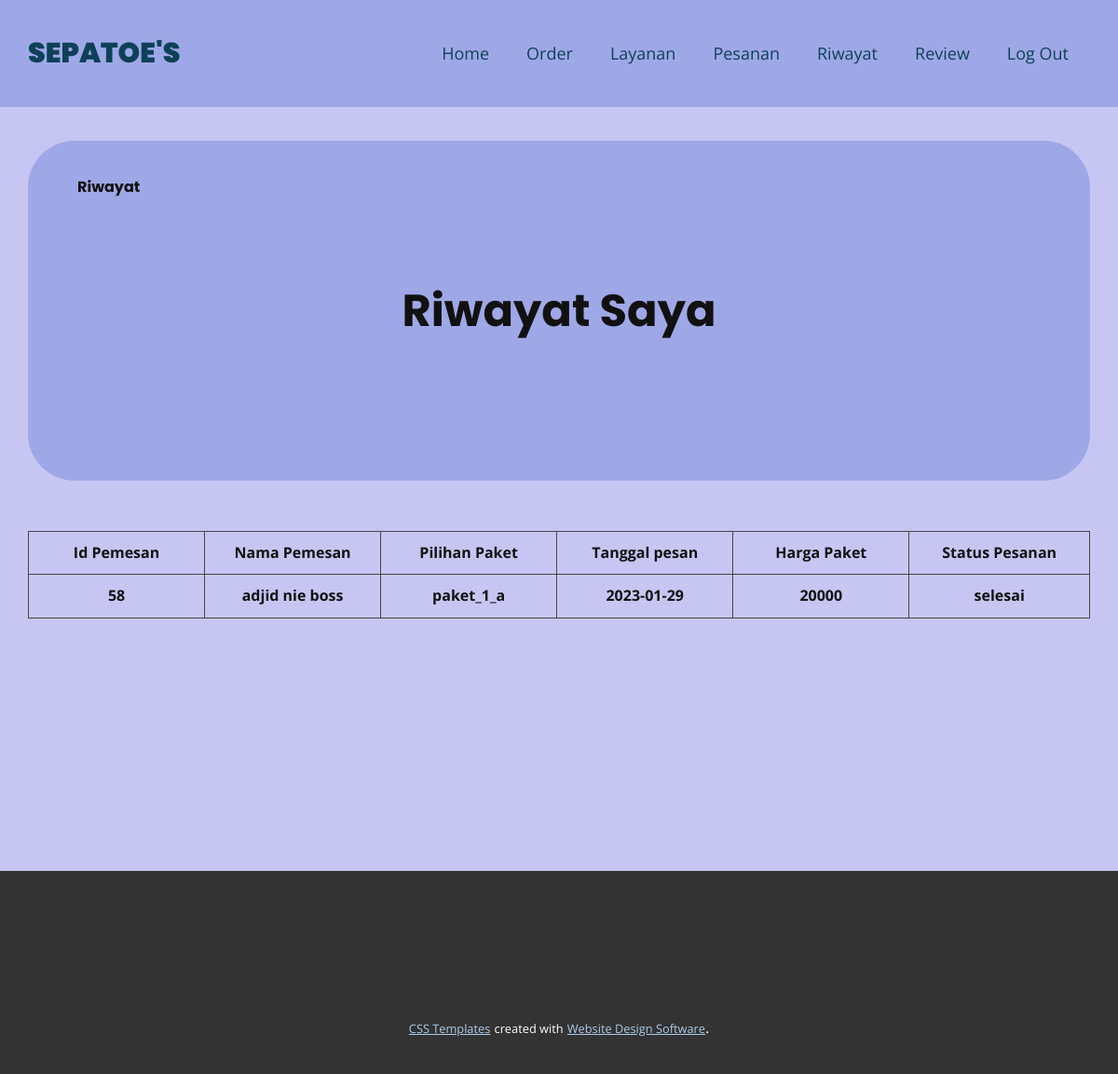
Page /riwayat.php?id=58 on the committed database.
### tables this page shows
CREATE TABLE `tb_order` (
  `id_order` int(11) NOT NULL,
  `id` int(11) NOT NULL,
  `nama_pemesan` varchar(50) NOT NULL,
  `nomor_hp_pemesan` int(13) NOT NULL,
  `alamat_pemesan` varchar(70) NOT NULL,
  `paket` varchar(70) NOT NULL,
  `harga` int(11) NOT NULL,
  `jenis_sepatu` varchar(70) NOT NULL,
  `tanggal` varchar(70) NOT NULL,
  `status` varchar(70) NOT NULL,
  `transaksi` varchar(50) NOT NULL,
  `metode` varchar(50) NOT NULL,
  `bukti` varchar(50) NOT NULL
);

### riwayat.php (the view, shortened to what this page needs)
<?php
include 'koneksi.php';
$id = $_GET['id'];
$sql = mysqli_query($conn, "SELECT * FROM tb_order WHERE status='selesai' AND id='$id'");
?>
<!DOCTYPE html>
<html style="font-size: 16px;" lang="en"><head>
    <link rel="stylesheet" href="nicepage.css" media="screen">
<link rel="stylesheet" href="riwayat.css" media="screen">
  </head>
  <body class="u-body u-xl-mode" data-lang="en"><header class="u-clearfix u-custom-color-2 u-header u-header" id="sec-c9cd"><div class="u-clearfix u-sheet u-valign-middle-lg u-valign-middle-md u-valign-middle-sm u-valign-middle-xs u-sheet-1">
        <p class="u-custom-font u-text u-text-custom-color-3 u-text-default u-text-1">SEPATOE'S</p>
        <nav class="u-menu u-menu-one-level u-offcanvas u-menu-1">
          <div class="u-custom-menu u-nav-container">
            <ul class="u-nav u-unstyled u-nav-1"><li class="u-nav-item"><a class="u-button-style u-nav-link u-text-active-custom-color-3 u-text-custom-color-3 u-text-hover-palette-2-base" href="menu.php?id=<?= $id ?>" style="padding: 10px 20px;">Home</a>
</li><li class="u-nav-item"><a class="u-button-style u-nav-link u-text-active-custom-color-3 u-text-custom-color-3 u-text-hover-palette-2-base" href="Order.php?id=<?= $id ?>" style="padding: 10px 20px;">Order</a>
</li><li class="u-nav-item"><a class="u-button-style u-nav-link u-text-active-custom-color-3 u-text-custom-color-3 u-text-hover-palette-2-base" href="Layanan.php?id=<?= $id ?>" style="padding: 10px 20px;">Layanan</a>
</li><li class="u-nav-item"><a class="u-button-style u-nav-link u-text-active-custom-color-3 u-text-custom-color-3 u-text-hover-palette-2-base" href="pesanan.php?id=<?= $id ?>" style="padding: 10px 20px;">Pesanan</a>
</li><li class="u-nav-item"><a class="u-button-style u-nav-link u-text-active-custom-color-3 u-text-custom-color-3 u-text-hover-palette-2-base" href="riwayat.php?id=<?= $id ?>" style="padding: 10px 20px;">Riwayat</a>
</li><li class="u-nav-item"><a class="u-button-style u-nav-link u-text-active-custom-color-3 u-text-custom-color-3 u-text-hover-palette-2-base" href="riview.php?id=<?= $id ?>" style="padding: 10px 20px;">Review</a>
</li><li class="u-nav-item"><a class="u-button-style u-nav-link u-text-active-custom-color-3 u-text-custom-color-3 u-text-hover-palette-2-base" href="index.php" style="padding: 10px 20px;">Log Out</a>
</li></ul>
          </div>
        </nav>
      </div></header>
    <section class="u-clearfix u-custom-color-1 u-section-1" id="sec-0c30">
      <div class="u-clearfix u-sheet u-sheet-1">
        <div class="u-custom-color-2 u-expanded-width u-radius-50 u-shape u-shape-round u-shape-1"></div>
        <p class="u-custom-font u-text u-text-default u-text-1">Riwayat<span style="font-size: 1.125rem;"></span>
        </p>
        <p class="u-custom-font u-text u-text-default u-text-2">Riwayat Saya </p>
        <div class="u-expanded-width u-table u-table-responsive u-table-1">
          <table class="u-table-entity">
            <colgroup>
              <col width="16.6%">
              <col width="16.6%">
              <col width="16.6%">
              <col width="16.6%">
              <col width="16.6%">
              <col width="17%">
            </colgroup>
            <tbody class="u-align-center u-table-body u-table-body-1">
              <tr style="height: 36px;">
                <td class="u-border-1 u-border-grey-dark-1 u-table-cell">Id Pemesan</td>
                <td class="u-border-1 u-border-grey-dark-1 u-table-cell">Nama Pemesan</td>
                <td class="u-border-1 u-border-grey-dark-1 u-table-cell">Pilihan Paket</td>
                <td class="u-border-1 u-border-grey-dark-1 u-table-cell">Tanggal pesan</td>
                <td class="u-border-1 u-border-grey-dark-1 u-table-cell">Harga Paket</td>
                <td class="u-border-1 u-border-grey-dark-1 u-table-cell">Status Pesanan</td>
              </tr>
              <?php
            foreach($sql as $s){
              ?>
              <tr style="height: 46px;">
                <td class="u-border-1 u-border-grey-dark-1 u-table-cell"><?=$s['id'] ?></td>
                <td class="u-border-1 u-border-grey-dark-1 u-table-cell"><?=$s['nama_pemesan'] ?></td>
                <td class="u-border-1 u-border-grey-dark-1 u-table-cell"><?=$s['paket'] ?></td>
                <td class="u-border-1 u-border-grey-dark-1 u-table-cell"><?=$s['tanggal'] ?></td>
                <td class="u-border-1 u-border-grey-dark-1 u-table-cell"><?=$s['harga'] ?></td>
                <td class="u-border-1 u-border-grey-dark-1 u-table-cell"><?=$s['status'] ?></td>
              </tr>
              <?php
            }
              ?>
            </tbody>
          </table>
        </div>
      </div>
    </section>
    <footer class="u-align-center u-clearfix u-footer u-grey-80 u-footer" id="sec-2cb2"><div class="u-clearfix u-sheet u-sheet-1"></div></footer>
    <section class="u-backlink u-clearfix u-grey-80">
      <a class="u-link" href="https://nicepage.com/css-templates" target="_blank">
        <span>CSS Templates</span>
      </a>
      <p class="u-text">
        <span>created with</span>
      </p>
      <a class="u-link" href="" target="_blank">
        <span>Website Design Software</span>
      </a>.
    </section>
</body></html>

### riwayat.css (style rules this page uses)
.u-section-1 { background-image: none; }
.u-section-1 .u-sheet-1 { min-height: 820px; }
.u-section-1 .u-shape-1 { height: 365px; margin-top: 36px; margin-bottom: 0; }
.u-section-1 .u-text-1 { font-family: Poppins; font-weight: 700; margin: -330px auto 0 53px; }
.u-section-1 .u-text-2 { font-family: Poppins; font-weight: 700; font-size: 3rem; margin: 81px auto 0; }
.u-section-1 .u-table-1 { margin-top: 197px; margin-bottom: 60px; }
.u-section-1 .u-table-body-1 { font-weight: 700; }

### rows in the picture
tb_order: id "58", nama_pemesan "adjid nie boss", paket "paket_1_a", tanggal "2023-01-29", harga "20000", status "selesai"
